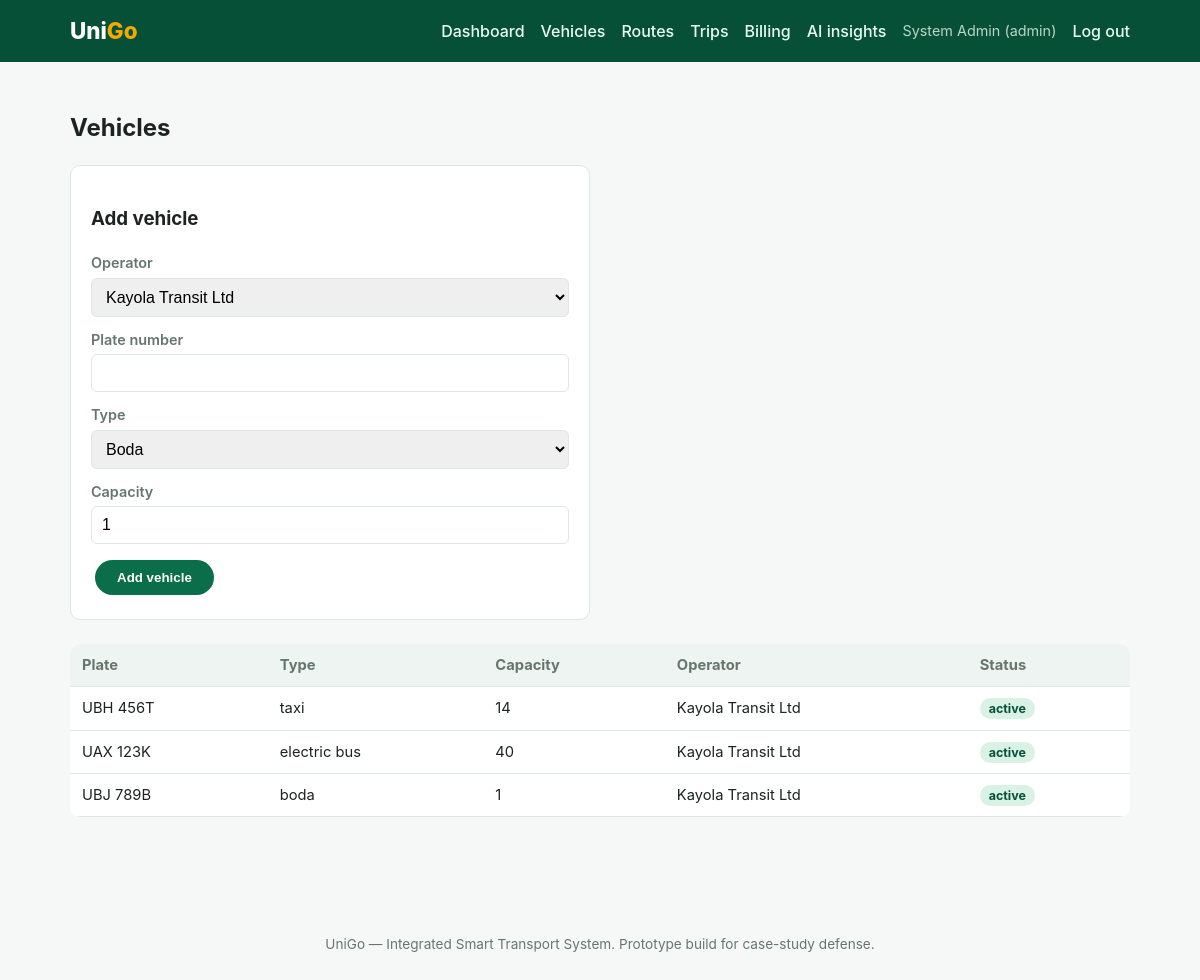
Page /admin/vehicles.php (signed in) on the committed database.
### tables this page shows
CREATE TABLE vehicles (
    id              INT AUTO_INCREMENT PRIMARY KEY,
    operator_id     INT NOT NULL,
    plate_number    VARCHAR(20) NOT NULL UNIQUE,
    vehicle_type    ENUM('boda','taxi','bus','electric_bus','truck') NOT NULL,
    capacity        INT NOT NULL DEFAULT 1,
    status          ENUM('active','maintenance','offline') NOT NULL DEFAULT 'active',
    created_at      TIMESTAMP DEFAULT CURRENT_TIMESTAMP,
    FOREIGN KEY (operator_id) REFERENCES operators(id) ON DELETE CASCADE
);

CREATE TABLE operators (
    id                  INT AUTO_INCREMENT PRIMARY KEY,
    owner_user_id       INT NOT NULL,
    company_name        VARCHAR(150) NOT NULL,
    country             VARCHAR(60)  NOT NULL DEFAULT 'Uganda',
    district            VARCHAR(60)  DEFAULT NULL,
    economy_index       DECIMAL(4,2) NOT NULL DEFAULT 1.00,  
    status              ENUM('active','pending','suspended') NOT NULL DEFAULT 'pending',
    created_at          TIMESTAMP DEFAULT CURRENT_TIMESTAMP,
    FOREIGN KEY (owner_user_id) REFERENCES users(id) ON DELETE CASCADE
);

### includes/functions.php (called while the page is built, shortened)
<?php
function is_logged_in(): bool
{
    return isset($_SESSION['user_id']);
}
function current_user(): ?array
{
    return [
        'id'   => $_SESSION['user_id'],
        'name' => $_SESSION['user_name'],
        'role' => $_SESSION['user_role'],
    ];
}
function clean(string $value): string
{
    return htmlspecialchars(trim($value), ENT_QUOTES, 'UTF-8');
}

### admin/vehicles.php (the view, shortened to what this page needs)
<?php
require_once __DIR__ . '/../config/config.php';
$u = current_user();
$sql = "SELECT v.*, o.company_name FROM vehicles v JOIN operators o ON o.id = v.operator_id";
$params = [];
$sql .= " ORDER BY v.created_at DESC";
$stmt = $pdo->prepare($sql);
$stmt->execute($params);
$vehicles = $stmt->fetchAll();
$operators = $u['role'] === 'admin' ? $pdo->query('SELECT id, company_name FROM operators')->fetchAll() : [];
require __DIR__ . '/../includes/header.php';
?>
<h2>Vehicles</h2>
<div class="form-card">
    <h3>Add vehicle</h3>
    <form method="post">
        <?php if ($u['role'] === 'admin'): ?>
        <label>Operator
            <select name="operator_id" required>
                <?php foreach ($operators as $o): ?>
                    <option value="<?= (int)$o['id'] ?>"><?= clean($o['company_name']) ?></option>
                <?php endforeach; ?>
            </select>
        </label>
        <?php endif; ?>
        <label>Plate number<input type="text" name="plate_number" required></label>
        <label>Type
            <select name="vehicle_type">
                <option value="boda">Boda</option>
            </select>
        </label>
        <label>Capacity<input type="number" name="capacity" min="1" value="1"></label>
        <button type="submit" class="cta">Add vehicle</button>
    </form>
</div>
<table class="data-table">
    <thead><tr><th>Plate</th><th>Type</th><th>Capacity</th><th>Operator</th><th>Status</th></tr></thead>
    <tbody>
    <?php foreach ($vehicles as $v): ?>
        <tr>
            <td><?= clean($v['plate_number']) ?></td>
            <td><?= clean(str_replace('_',' ',$v['vehicle_type'])) ?></td>
            <td><?= (int)$v['capacity'] ?></td>
            <td><?= clean($v['company_name']) ?></td>
            <td><span class="badge badge-<?= clean($v['status']) ?>"><?= clean($v['status']) ?></span></td>
        </tr>
    <?php endforeach; ?>
    </tbody>
</table>
<?php require __DIR__ . '/../includes/footer.php'; ?>

### assets/css/style.css (style rules this page uses)
:root { --primary: #0a6e4b; --primary-dark: #075038; --accent: #f2a900; --danger: #c0392b; --bg: #f6f8f7; --card-bg: #ffffff; --text: #1c2321; --muted: #66766f; --border: #dfe6e2; --radius: 10px; }
* { box-sizing: border-box; }
body { margin: 0; font-family: -apple-system, BlinkMacSystemFont, "Segoe UI", Roboto, Helvetica, Arial, sans-serif; background: var(--bg); color: var(--text); line-height: 1.5; }
.cta { display: inline-block; background: var(--primary); color: #fff; padding: 10px 22px; border-radius: 24px; font-weight: 600; border: none; cursor: pointer; margin: 4px; }
.form-card { background: var(--card-bg); border: 1px solid var(--border); border-radius: var(--radius); padding: 20px; max-width: 520px; margin-bottom: 24px; }
.form-card label { display: block; margin-bottom: 12px; font-weight: 600; font-size: 0.9rem; color: var(--muted); }
.form-card input, .form-card select { width: 100%; padding: 9px 10px; margin-top: 4px; border: 1px solid var(--border); border-radius: 6px; font-size: 1rem; }
.data-table { width: 100%; border-collapse: collapse; background: var(--card-bg); border-radius: var(--radius); overflow: hidden; margin-bottom: 24px; }
.data-table th, .data-table td { padding: 10px 12px; border-bottom: 1px solid var(--border); text-align: left; font-size: 0.92rem; }
.data-table th { background: #eef4f1; color: var(--muted); }
.badge { padding: 3px 9px; border-radius: 12px; font-size: 0.78rem; font-weight: 700; background: #e2e8e5; color: var(--muted); }
.badge-active, .badge-confirmed, .badge-success, .badge-completed, .badge-in_progress, .badge-paid { background: #d9f2e5; color: var(--primary-dark); }

### rows in the picture
vehicles: plate_number "UBH 456T", vehicle_type "taxi", capacity "14", operator.company_name "Kayola Transit Ltd", status "active"
vehicles: plate_number "UAX 123K", vehicle_type "electric bus", capacity "40", operator.company_name "Kayola Transit Ltd", status "active"
vehicles: plate_number "UBJ 789B", vehicle_type "boda", capacity "1", operator.company_name "Kayola Transit Ltd", status "active"

### other values in the picture
$u['name'] "System Admin"
$u['role'] "admin"
form field operator_id "Kayola Transit Ltd"
